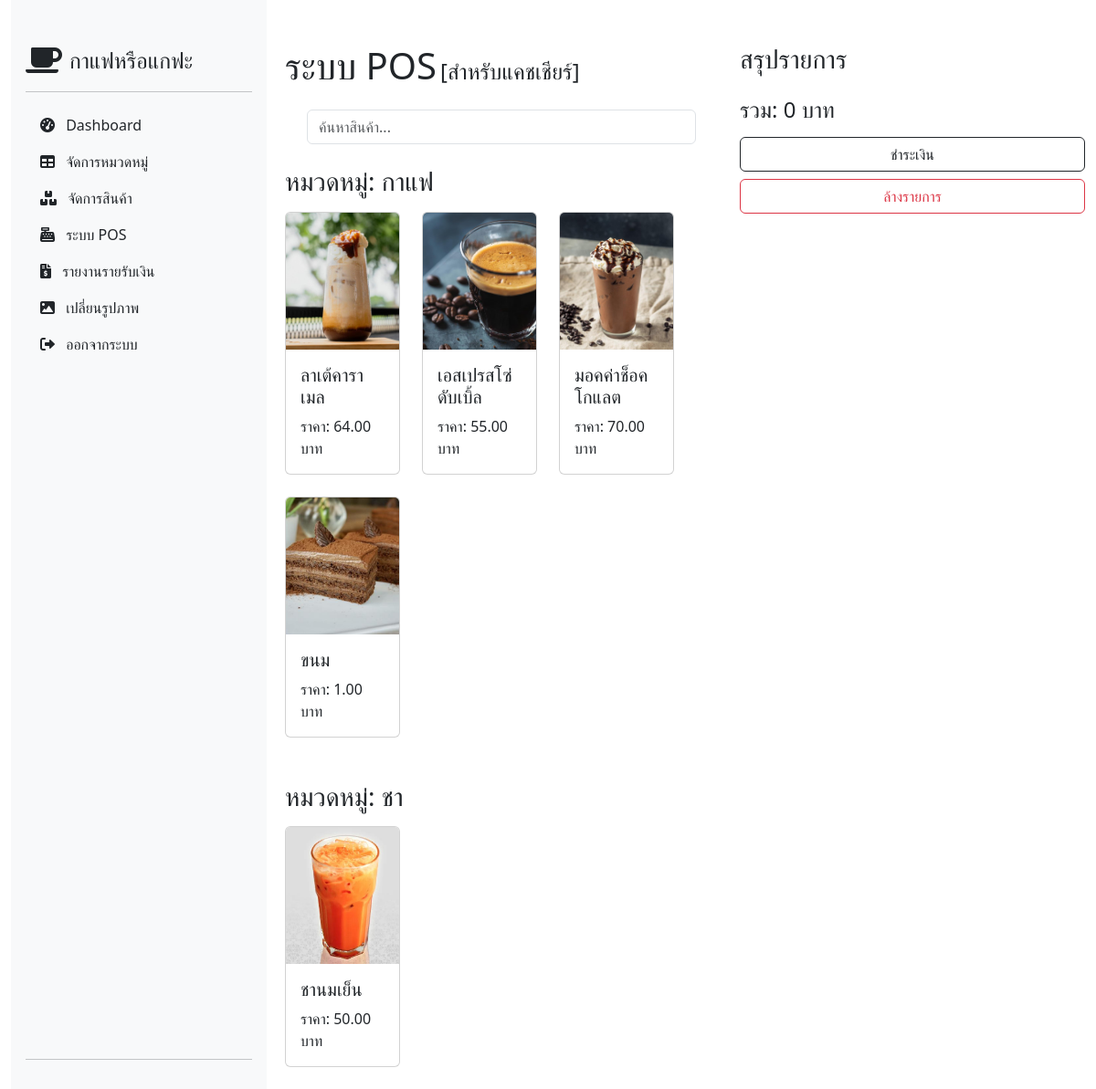
The page /Pos.php (signed in) on the database as committed earlier.
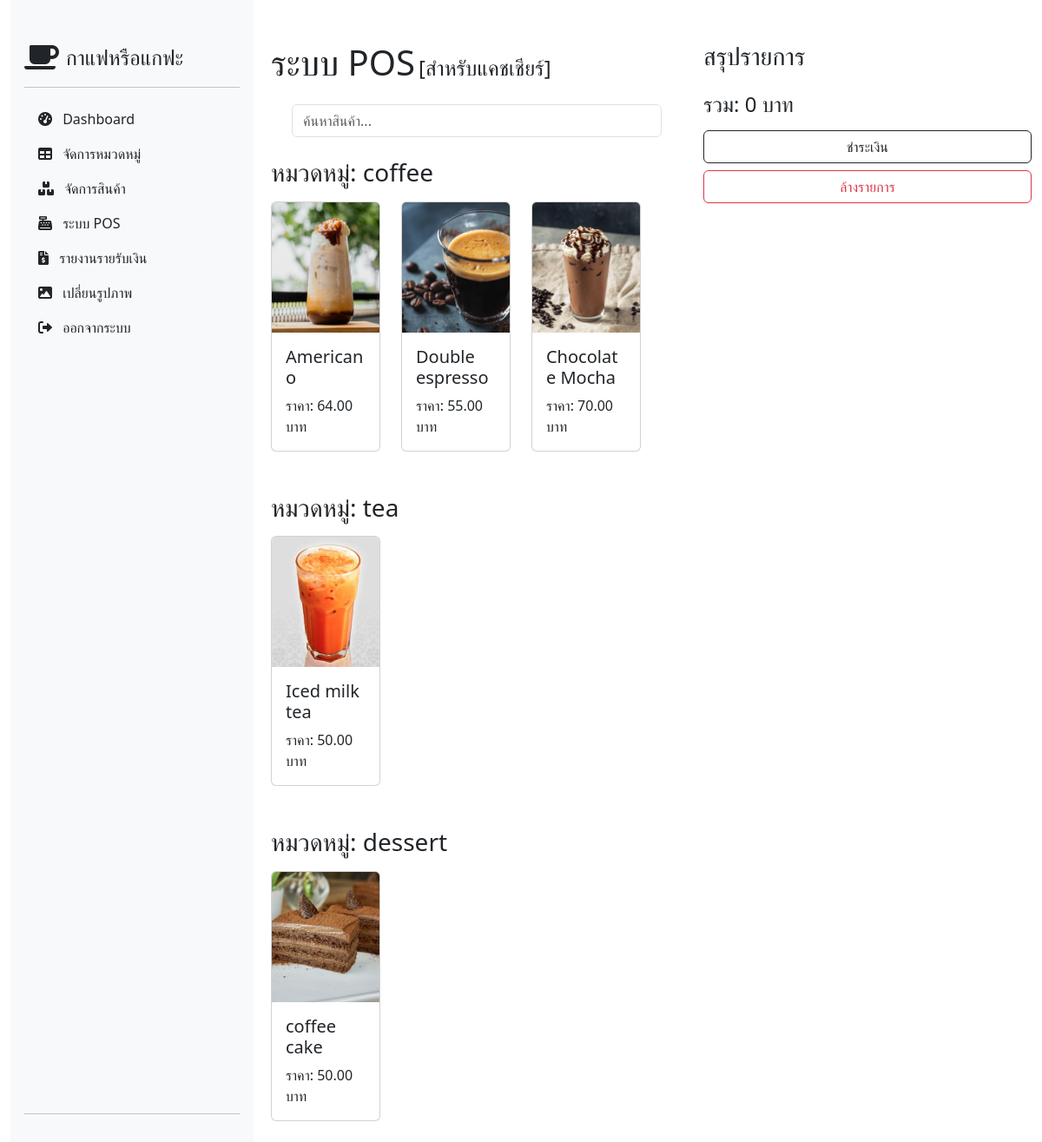
The same page on the database as committed later.
### tables this page shows
CREATE TABLE `coffee_types` (
  `type_id` int(11) NOT NULL,
  `type_name` varchar(100) NOT NULL
);

CREATE TABLE `coffees` (
  `coffee_id` int(11) NOT NULL,
  `coffee_name` varchar(100) NOT NULL,
  `coffee_price` decimal(10,2) NOT NULL,
  `coffee_image` varchar(255) DEFAULT NULL,
  `type_id` int(11) DEFAULT NULL
);

### function/get_coffeeapp.php (called while the page is built, shortened)
<?php
class CoffeeApp extends Config
{
    public static function getCoffees()
    {
        $pdo = self::connect();
        try {
            $stmt = $pdo->prepare("SELECT `coffee_id`, `coffee_name`, `coffee_price`, `coffee_image`, `type_id` FROM `coffees`");
            $stmt->execute();
            $coffees = $stmt->fetchAll();
            return $coffees;
        } catch (PDOException $e) {
            echo "Query failed: " . $e->getMessage();
            return [];
        }
    }
    public static function getCoffeeTypes()
    {
        $pdo = self::connect();
        try {
            $stmt = $pdo->prepare("SELECT `type_id`, `type_name` FROM `coffee_types`");
            $stmt->execute();
            $coffeeTypes = $stmt->fetchAll();
            return $coffeeTypes;
        } catch (PDOException $e) {
            echo "Query failed: " . $e->getMessage();
            return [];
        }
    }
}
?>

### Pos.php (the view, shortened to what this page needs)
<!doctype html>
<html lang="en">
<head>
    <link href="https://cdn.jsdelivr.net/npm/bootstrap@5.3.3/dist/css/bootstrap.min.css" rel="stylesheet">
    <link href="https://cdnjs.cloudflare.com/ajax/libs/font-awesome/6.0.0-beta3/css/all.min.css" rel="stylesheet">
    <link rel="stylesheet" href="pos.css">
</head>
<body>
    <div class="container-fluid">
        <div class="row">
            <div class="col-md-3 sidebar">
                <?php include 'components/sideBar.php'; ?>
            </div>
            <div class="col-sm">
                <div class="mt-5">
                    <h1 class="d-inline">ระบบ POS</h1>
                    <h4 class="d-inline"> [สำหรับแคชเชียร์]</h4>
                    <div class="input-group m-4">
                        <input type="text" id="search-input" class="form-control" placeholder="ค้นหาสินค้า..." aria-label="Search">
                    </div>
                    <?php
                    include 'function/get_coffeeapp.php';
                    $coffeeTypes = CoffeeApp::getCoffeeTypes();
                    foreach ($coffeeTypes as $type) {
                        echo "<h3 class='mt-4'>หมวดหมู่: " . $type['type_name'] . "</h3>";
                        echo "<div class='row mt-3'>";
                        $coffees = CoffeeApp::getCoffees();
                        foreach ($coffees as $coffee) {
                            if ($coffee['type_id'] == $type['type_id']) {
                                $product_id = $coffee['coffee_id'];
                                $product_name = $coffee['coffee_name'];
                                $product_price = $coffee['coffee_price'];
                                $product_image = $coffee['coffee_image'];
                    ?>
                                <div class="col-md-4 mb-4 add-to-cart search-item" data-id="<?php echo $product_id; ?>" data-name="<?php echo $product_name; ?>" data-price="<?php echo $product_price; ?>" data-image="<?php echo $product_image; ?>">
                                    <div class="card product-card">
                                        <img src="<?php echo $product_image; ?>" class="card-img-top" alt="<?php echo $product_name; ?>">
                                        <div class="card-body">
                                            <h5 class="card-title"><?php echo $product_name; ?></h5>
                                            <p class="card-text">ราคา: <?php echo $product_price; ?> บาท</p>
                                        </div>
                                    </div>
                                </div>
                    <?php
                            }
                        }
                        echo "</div>";
                    }
                    ?>
                </div>
            </div>
            <div class="col-sm">
                <div class="mt-5 ms-5">
                    <h3>สรุปรายการ</h3>
                    <div class="mt-3">
                        <h4>รวม: <span id="total-price">0</span> บาท</h4>
                        <div class="mt-3 text-center">
                            <button class="btn btn-outline-dark w-100" id="checkout-button">ชำระเงิน</button>
                            <button class="btn btn-outline-danger w-100 mt-2" id="clear-cart-button">ล้างรายการ</button>
                        </div>
                    </div>
                </div>
            </div>
        </div>
    </div>
</body>
</html>

### components/sideBar.php (shortened to what this page needs)
<div class="insidebar d-flex flex-column flex-shrink-0 p-3 bg-light pt-5 " style="width: 280px; height: 100%;">
    <a href="index.php" class="d-flex align-items-center mb-3 mb-md-0 me-md-auto link-dark text-decoration-none">
      <i class="fas fa-coffee me-2" style="font-size: 32px;"></i>
      <span class="fs-4">กาแฟหรือแกฟะ</span>
    </a>
    <hr>
    <ul class="nav nav-pills flex-column mb-auto">
      <li>
        <a href="Dasboard.php" class="nav-link link-dark">
          <i class="fas fa-tachometer-alt me-2"></i>
          Dashboard
        </a>
      </li>
      <li>
        <a href="manage_categories.php" class="nav-link link-dark">
          <i class="fas fa-table me-2"></i>
          จัดการหมวดหมู่
        </a>
      </li>
      <li>
        <a href="manage_product.php" class="nav-link link-dark">
          <i class="fas fa-boxes me-2"></i>
          จัดการสินค้า
        </a>
      </li>
      <li>
        <a href="pos.php" class="nav-link link-dark">
          <i class="fas fa-cash-register me-2"></i>
          ระบบ POS
        </a>
      </li>
      <li class="nav-item">
        <a href="report.php" class="nav-link link-dark" aria-current="page">
          <i class="fas fa-file-invoice-dollar me-2"></i>
          รายงานรายรับเงิน
        </a>
      </li>
      <li class="nav-item">
        <a href="change-img.php" class="nav-link link-dark" aria-current="page">
          <i class="fas fa-image me-2"></i>
          เปลี่ยนรูปภาพ
        </a>
      </li>
      <li class="nav-item">
        <a href="logout.php" class="nav-link link-dark" aria-current="page">
          <i class="fas fa-sign-out-alt me-2"></i>
          ออกจากระบบ
        </a>
      </li>
    </ul>
    <hr>
  </div>

### pos.css (style rules this page uses)
.product-card { max-width: 300px; margin: 0 auto; cursor: pointer; }
.product-card img { height: 150px; object-fit: cover; }

### components/sideBar.php (style rules this page uses)
.sidebar { height: 100vh; }
.insidebar { position: fixed; }

Rows that differ between the two databases and show on the page:
changed coffee_types: type_name "กาแฟ" → "coffee"; loses coffees (coffee_image (picture), coffee_name "ขนม", coffee_price "1.00")
changed coffees: coffee_name "ลาเต้คาราเมล" → "Americano"
changed coffees: coffee_name "เอสเปรสโซ่ดับเบิ้ล" → "Double espresso"
changed coffees: coffee_name "มอคค่าช็อคโกแลต" → "Chocolate Mocha"
changed coffee_types: type_name "ชา" → "tea"
changed coffees: coffee_name "ชานมเย็น" → "Iced milk tea"
added coffee_types: type_name "dessert", coffees (coffee_image (picture), coffee_name "coffee cake", coffee_price "50.00")
